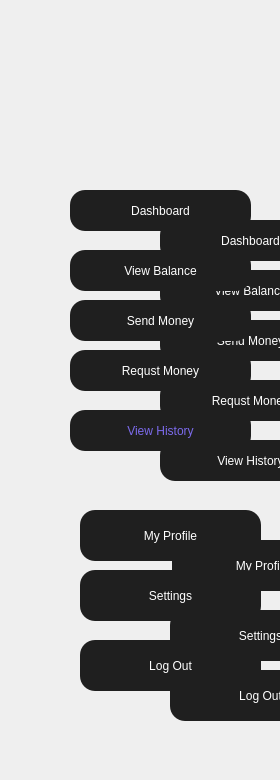
      <widget class="QWidget" name="widget_56" native="true">
       <property name="geometry">
        <rect>
         <x>0</x>
         <y>0</y>
         <width>280</width>
         <height>780</height>
        </rect>
       </property>
       <property name="styleSheet">
        <string notr="true">QPushButton{
	background-color: rgb(31, 31, 31);
	color: rgb(255, 255, 255);
	font: 700 12pt &quot;Arial&quot;;
    border-radius:15px;
}</string>
       </property>
       <widget class="QPushButton" name="pushButton_126">
        <property name="geometry">
         <rect>
          <x>160</x>
          <y>380</y>
          <width>181</width>
          <height>41</height>
         </rect>
        </property>
        <property name="text">
         <string>Requst Money</string>
        </property>
       </widget>
       <widget class="QPushButton" name="pushButton_127">
        <property name="geometry">
         <rect>
          <x>170</x>
          <y>610</y>
          <width>181</width>
          <height>51</height>
         </rect>
        </property>
        <property name="text">
         <string>Settings</string>
        </property>
       </widget>
       <widget class="QPushButton" name="pushButton_128">
        <property name="geometry">
         <rect>
          <x>160</x>
          <y>270</y>
          <width>181</width>
          <height>41</height>
         </rect>
        </property>
        <property name="text">
         <string>View Balance</string>
        </property>
       </widget>
       <widget class="QPushButton" name="pushButton_129">
        <property name="geometry">
         <rect>
          <x>172</x>
          <y>540</y>
          <width>181</width>
          <height>51</height>
         </rect>
        </property>
        <property name="text">
         <string>My Profile</string>
        </property>
       </widget>
       <widget class="QPushButton" name="pushButton_130">
        <property name="geometry">
         <rect>
          <x>160</x>
          <y>220</y>
          <width>181</width>
          <height>41</height>
         </rect>
        </property>
        <property name="text">
         <string>Dashboard</string>
        </property>
       </widget>
       <widget class="QPushButton" name="pushButton_131">
        <property name="geometry">
         <rect>
          <x>160</x>
          <y>440</y>
          <width>181</width>
          <height>41</height>
         </rect>
        </property>
        <property name="styleSheet">
         <string notr="true">background-color: rgb(31, 31, 31);</string>
        </property>
        <property name="text">
         <string>View History</string>
        </property>
       </widget>
       <widget class="QPushButton" name="pushButton_132">
        <property name="geometry">
         <rect>
          <x>160</x>
          <y>320</y>
          <width>181</width>
          <height>41</height>
         </rect>
        </property>
        <property name="text">
         <string>Send Money</string>
        </property>
       </widget>
       <widget class="QPushButton" name="pushButton_133">
        <property name="geometry">
         <rect>
          <x>170</x>
          <y>670</y>
          <width>181</width>
          <height>51</height>
         </rect>
        </property>
        <property name="text">
         <string>Log Out</string>
        </property>
       </widget>
       <widget class="QLabel" name="label_126">
        <property name="geometry">
         <rect>
          <x>0</x>
          <y>10</y>
          <width>281</width>
          <height>780</height>
         </rect>
        </property>
        <property name="styleSheet">
         <string notr="true">background-image: url(:/new/prefix1/leftSide.png);
QPushButton{
	background-color: rgb(31, 31, 31);
	color: rgb(255, 255, 255);
	font: 700 12pt &quot;Arial&quot;;
    border-radius:15px;
}</string>
        </property>
        <property name="text">
         <string/>
        </property>
        <property name="pixmap">
         <pixmap resource="assets.qrc">:/new/prefix1/leftSide.png</pixmap>
        </property>
        <property name="scaledContents">
         <bool>true</bool>
        </property>
       </widget>
       <widget class="QPushButton" name="pushButton_134">
        <property name="geometry">
         <rect>
          <x>70</x>
          <y>410</y>
          <width>181</width>
          <height>41</height>
         </rect>
        </property>
        <property name="styleSheet">
         <string notr="true">background-color: rgb(31, 31, 31);
color:rgb(123, 106, 235);</string>
        </property>
        <property name="text">
         <string>View History</string>
        </property>
       </widget>
       <widget class="QPushButton" name="pushButton_135">
        <property name="geometry">
         <rect>
          <x>80</x>
          <y>640</y>
          <width>181</width>
          <height>51</height>
         </rect>
        </property>
        <property name="text">
         <string>Log Out</string>
        </property>
       </widget>
       <widget class="QPushButton" name="pushButton_136">
        <property name="geometry">
         <rect>
          <x>70</x>
          <y>300</y>
          <width>181</width>
          <height>41</height>
         </rect>
        </property>
        <property name="text">
         <string>Send Money</string>
        </property>
       </widget>
       <widget class="QPushButton" name="pushButton_137">
        <property name="geometry">
         <rect>
          <x>70</x>
          <y>190</y>
          <width>181</width>
          <height>41</height>
         </rect>
        </property>
        <property name="text">
         <string>Dashboard</string>
        </property>
       </widget>
       <widget class="QPushButton" name="pushButton_138">
        <property name="geometry">
         <rect>
          <x>70</x>
          <y>250</y>
          <width>181</width>
          <height>41</height>
         </rect>
        </property>
        <property name="text">
         <string>View Balance</string>
        </property>
       </widget>
       <widget class="QPushButton" name="pushButton_139">
        <property name="geometry">
         <rect>
          <x>80</x>
          <y>510</y>
          <width>181</width>
          <height>51</height>
         </rect>
        </property>
        <property name="text">
         <string>My Profile</string>
        </property>
       </widget>
       <widget class="QPushButton" name="pushButton_140">
        <property name="geometry">
         <rect>
          <x>70</x>
          <y>350</y>
          <width>181</width>
          <height>41</height>
         </rect>
        </property>
        <property name="text">
         <string>Requst Money</string>
        </property>
       </widget>
       <widget class="QPushButton" name="pushButton_141">
        <property name="geometry">
         <rect>
          <x>80</x>
          <y>570</y>
          <width>181</width>
          <height>51</height>
         </rect>
        </property>
        <property name="text">
         <string>Settings</string>
        </property>
       </widget>
      </widget>
